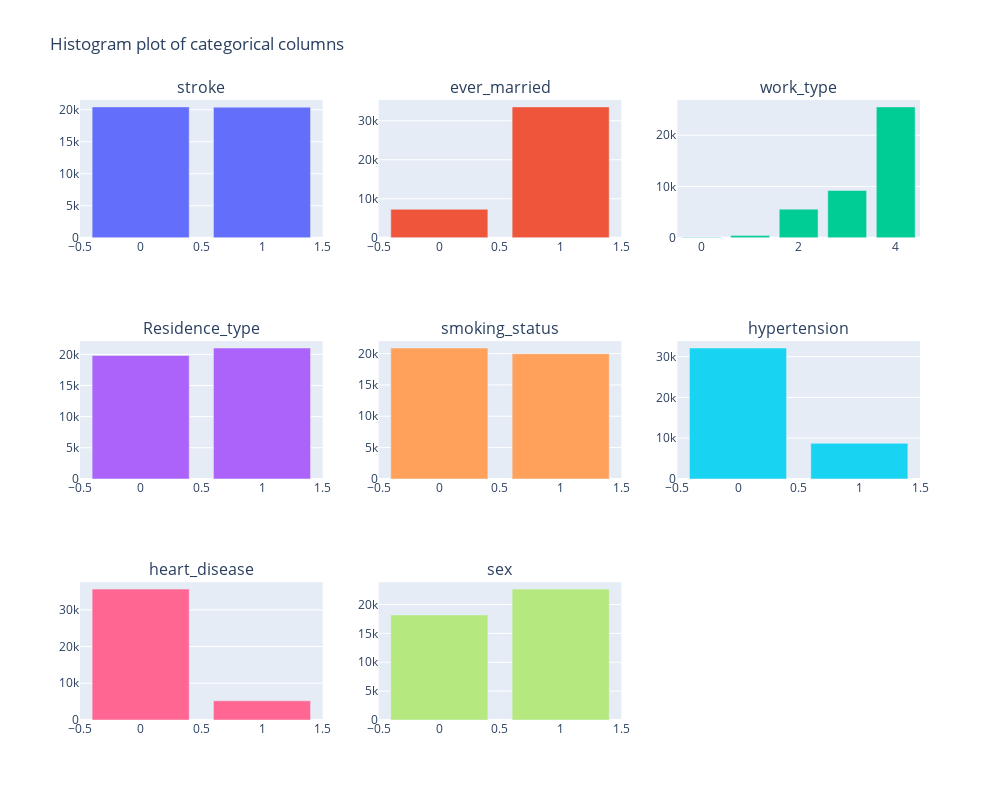

Notebook code for this chart:
### Code cell
n_cols = 3
n_rows = n_rows = int(np.ceil(len(categorical_s.copy()) / n_cols))

"""Histogram using plotly"""
fig = make_subplots(rows=n_rows, cols=n_cols,
                    subplot_titles=tuple(categorical_s.copy()))

for i, col in enumerate(categorical_s.copy()):
    counts = data_dict['S'][col].value_counts()
    fig.add_trace(go.Bar(name=col, x=counts.index, y=counts.values), 
                  row=i//n_cols + 1,
                  col=i%n_cols + 1)

fig.update_layout(title="Histogram plot of categorical columns",
                 height=800,
                 width=1000,
                 showlegend=False)

### Figure 1 — Plotly figure (JSON) as saved in the notebook; plotly's stock layout.template omitted (floating-point values rounded to 4 significant figures)
{"data": [{"name": "stroke", "type": "bar", "x": [0, 1], "xaxis": "x", "y": [20447, 20402], "yaxis": "y"}, {"name": "ever_married", "type": "bar", "x": [1, 0], "xaxis": "x2", "y": [33549, 7300], "yaxis": "y2"}, {"name": "work_type", "type": "bar", "x": [4, 3, 2, 1, 0], "xaxis": "x3", "y": [25528, 9223, 5582, 431, 85], "yaxis": "y3"}, {"name": "Residence_type", "type": "bar", "x": [1, 0], "xaxis": "x4", "y": [21028, 19821], "yaxis": "y4"}, {"name": "smoking_status", "type": "bar", "x": [0, 1], "xaxis": "x5", "y": [20886, 19963], "yaxis": "y5"}, {"name": "hypertension", "type": "bar", "x": [0, 1], "xaxis": "x6", "y": [32124, 8725], "yaxis": "y6"}, {"name": "heart_disease", "type": "bar", "x": [0, 1], "xaxis": "x7", "y": [35633, 5216], "yaxis": "y7"}, {"name": "sex", "type": "bar", "x": [1, 0], "xaxis": "x8", "y": [22667, 18182], "yaxis": "y8"}], "layout": {"annotations": [{"font": {"size": 16}, "showarrow": false, "text": "stroke", "x": 0.1444, "xanchor": "center", "xref": "paper", "y": 1, "yanchor": "bottom", "yref": "paper"}, {"font": {"size": 16}, "showarrow": false, "text": "ever_married", "x": 0.5, "xanchor": "center", "xref": "paper", "y": 1, "yanchor": "bottom", "yref": "paper"}, {"font": {"size": 16}, "showarrow": false, "text": "work_type", "x": 0.8556, "xanchor": "center", "xref": "paper", "y": 1, "yanchor": "bottom", "yref": "paper"}, {"font": {"size": 16}, "showarrow": false, "text": "Residence_type", "x": 0.1444, "xanchor": "center", "xref": "paper", "y": 0.6111, "yanchor": "bottom", "yref": "paper"}, {"font": {"size": 16}, "showarrow": false, "text": "smoking_status", "x": 0.5, "xanchor": "center", "xref": "paper", "y": 0.6111, "yanchor": "bottom", "yref": "paper"}, {"font": {"size": 16}, "showarrow": false, "text": "hypertension", "x": 0.8556, "xanchor": "center", "xref": "paper", "y": 0.6111, "yanchor": "bottom", "yref": "paper"}, {"font": {"size": 16}, "showarrow": false, "text": "heart_disease", "x": 0.1444, "xanchor": "center", "xref": "paper", "y": 0.2222, "yanchor": "bottom", "yref": "paper"}, {"font": {"size": 16}, "showarrow": false, "text": "sex", "x": 0.5, "xanchor": "center", "xref": "paper", "y": 0.2222, "yanchor": "bottom", "yref": "paper"}], "height": 800, "showlegend": false, "title": {"text": "Histogram plot of categorical columns"}, "width": 1000, "xaxis": {"anchor": "y", "domain": [0, 0.2889]}, "xaxis2": {"anchor": "y2", "domain": [0.3556, 0.6444]}, "xaxis3": {"anchor": "y3", "domain": [0.7111, 1]}, "xaxis4": {"anchor": "y4", "domain": [0, 0.2889]}, "xaxis5": {"anchor": "y5", "domain": [0.3556, 0.6444]}, "xaxis6": {"anchor": "y6", "domain": [0.7111, 1]}, "xaxis7": {"anchor": "y7", "domain": [0, 0.2889]}, "xaxis8": {"anchor": "y8", "domain": [0.3556, 0.6444]}, "xaxis9": {"anchor": "y9", "domain": [0.7111, 1]}, "yaxis": {"anchor": "x", "domain": [0.7778, 1]}, "yaxis2": {"anchor": "x2", "domain": [0.7778, 1]}, "yaxis3": {"anchor": "x3", "domain": [0.7778, 1]}, "yaxis4": {"anchor": "x4", "domain": [0.3889, 0.6111]}, "yaxis5": {"anchor": "x5", "domain": [0.3889, 0.6111]}, "yaxis6": {"anchor": "x6", "domain": [0.3889, 0.6111]}, "yaxis7": {"anchor": "x7", "domain": [0, 0.2222]}, "yaxis8": {"anchor": "x8", "domain": [0, 0.2222]}, "yaxis9": {"anchor": "x9", "domain": [0, 0.2222]}}}
